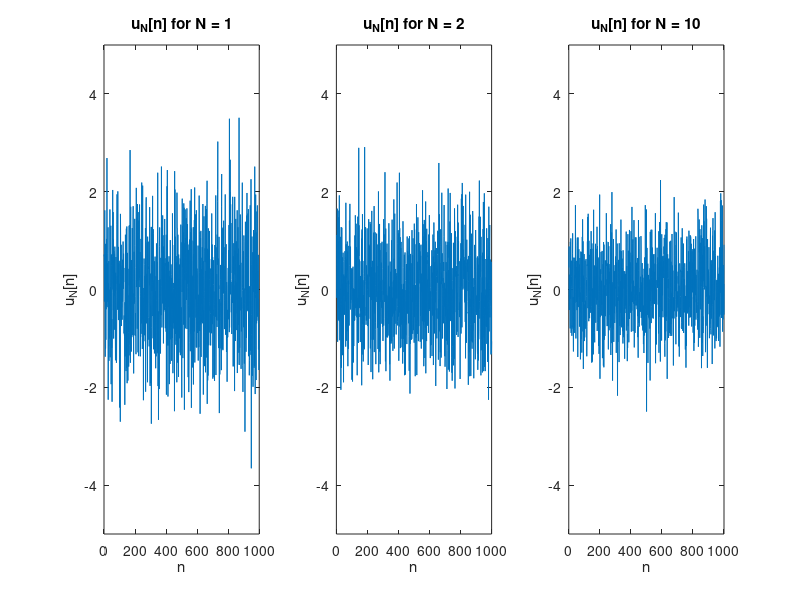

MATLAB code to generate this figure:
close all;
clear all;

% Number of samples for each random process
num_samples = 1000;

% Number of random processes (i = 1, 2, ..., 10)
N_values = [1, 2, 10];

% Initialize random processes for i = 1, 2, ..., 10
x = cell(1, 10);
for i = 1:10
    % Generate random samples for xi[n] with mean 0 and variance i
    x{i} = normrnd(0, sqrt(i), [1, num_samples]);
end

% Compute u_N[n] for N = 1, 2, 10
u_N = cell(1, 3);
for k = 1:3
    N = N_values(k);
    u_N{k} = zeros(1, num_samples);
    for n = 1:N
        u_N{k} = u_N{k} + x{n};
    end
    u_N{k} = u_N{k} / N;
end

% Plot the results
f = figure;
for k = 1:3
    subplot(1, 3, k);
    plot(u_N{k});
    title(['u_{N}[n] for N = ', num2str(N_values(k))]);
    xlabel('n');
    ylabel(['u_{N}[n]']);
end

% Adjust the y-axis for better comparison
subplot(1, 3, 1);
axis([0, num_samples, -5, 5]);
subplot(1, 3, 2);
axis([0, num_samples, -5, 5]);
subplot(1, 3, 3);
axis([0, num_samples, -5, 5]);


saveas(f, sprintf('1b.png'))
